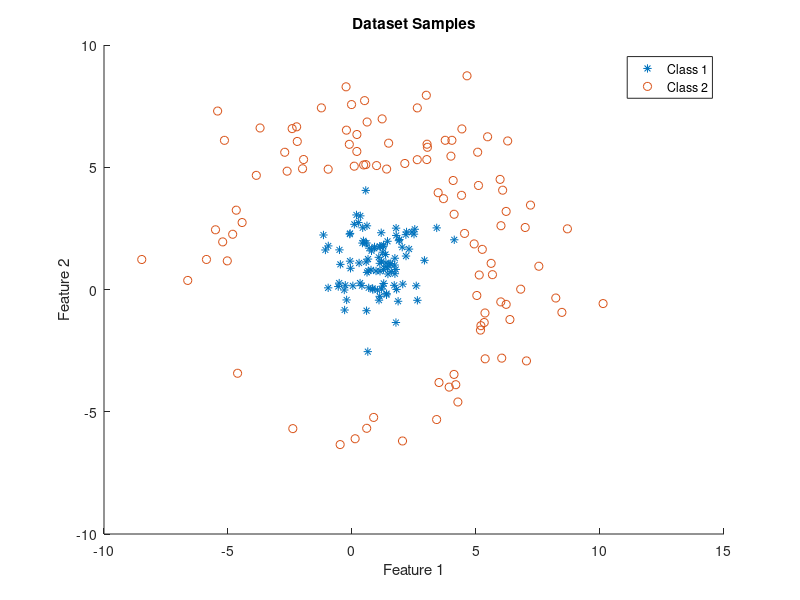

Source code (MATLAB): (Note: this script raises an error after producing the figure.)

%% This file will demonstrate the usage of neural network
% for designing a classifier
%
% The neural network has configuration [2,Nh,1], 
% the output is a scalar: assign label 1 if > 0.5; assign label 0 if < 0.5

% JYI, 11/07/2018

clear all
close all
clc
%% data exploration
data = load('twoclass.mat');
c1 = data.s1; c2 = data.s2;
N1 = 100; N2 = 100; Ns = N1+N2;
lab1 = ones(N1,1); lab2 = - ones(N2,1); % lab 1 for class 1, label 0 for class 2

feat = [c1;c2]; lab = [lab1;lab2];

figure; hold on;
plot(c1(:,1),c1(:,2),'*'); plot(c2(:,1),c2(:,2),'o');
xlabel('Feature 1'); ylabel('Feature 2'); title('Dataset Samples');
legend('Class 1','Class 2')

%% parameters set up
rng(0)
Nh = 2; 
Nf = 2; 
nn_config.Nf = Nf;
nn_config.Nh = Nh;
nn_config.No = 1;
mu = 0.001;
Niter = 1000+1;
Nfig = fix(Niter/150);

%% initialization
X = [feat, ones(N1+N2,1)]; % (N1+N2,Nf+1)
W1 = 0.01*randn(Nh,Nf+1); % (Nh,Nf+1)
W2 = 0.01*randn(1,Nh+1); % (1,Nh+1)
iter = 1;
loss_arr = zeros(Niter-1,1);

figure; 
while iter < Niter
    
    %% forward propagation
    [aout_struct, wsum_struct, loss, aout2] = ForwardProp(X,lab,W1,W2,Ns);
    loss_arr(iter) = loss;
    
    %% back propagation
    [delta_struct,~] = BackProp(lab,W1,W2,aout_struct,wsum_struct,nn_config);

    %% system configuration updates
    [grad_W1,grad_W2] = GradCalc(aout_struct,delta_struct,nn_config,Ns);
    W1 = W1 - mu*grad_W1;
    W2 = W2 - mu*grad_W2;
    
    plot_flag = rem(iter,150);
    if plot_flag==0
        plot_ind = iter/150; 
        subplot(Nfig,1,plot_ind); hold on; 
        plot(lab,'-o'); plot(aout2,'-*'); legend('True label','Esti output');
        xlabel('Sample index'); ylabel('Label or Value');
    end
    
    plot_flag2 = rem(iter,10);
    if plot_flag2==0
        %% sample distribution and decision boundary in hidden layer
        tit = sprintf('Ite %d: Sample distribution in hidden layer', iter)
        figure;hold on;
        title(tit);
        xlabel('Hidden feature 1');
        xlabel('Hidden feature 2'); 
        aout1 = aout_struct.aout1;
        plot(aout1(1:N1,1),aout1(1:N1,2),'-*');
        plot(aout1(N1+1:N1+N2,1), aout1(N1+1:N1+N2,2),'-o');
        h_feat2 = @(h_feat1) -(W2(1)*h_feat1 + W2(3)) / W2(2);
        fplot(h_feat2);
        legend('Class 1','Class 2','Decision boundary');
        
        %% gird sample classes
        x1range = [-10:0.1:10]; 
        x2range = [-10:0.1:10];
        [X1range,X2range] = meshgrid(x1range,x2range);
        X1range_1D = X1range(:); X2range_1D = X2range(:);
        ens_N = length(X1range_1D);
        ens_feat = [X1range_1D,X2range_1D,ones(ens_N,1)];
        
        ens_wsum1 = ens_feat*W1'; 
        ens_aout1 = tanh(ens_wsum1); 

        ens_aout1 = [ens_aout1,ones(ens_N,1)];
        ens_wsum2 = ens_aout1*W2'; 
        ens_aout2 = tanh(ens_wsum2); 
        ind_c1 = find(ens_aout2>0);
        ind_c2 = find(ens_aout2<0);
        
        figure; hold on;
        title('Discriminate function over grid');
        xlabel('Feature 1');
        ylabel('Feature 2');
        plot(X1range_1D(ind_c1), X2range_1D(ind_c1),'*');
        plot(X1range_1D(ind_c2), X2range_1D(ind_c2),'o');
        legend('Class 1','Class 2');
    
        
    end
    
    iter = iter+1;
end

%% Results report
figure; 
plot(loss_arr,'-*');
title('Loss VS Iterations'); xlabel('Num of iterations'); ylabel('Loss');







